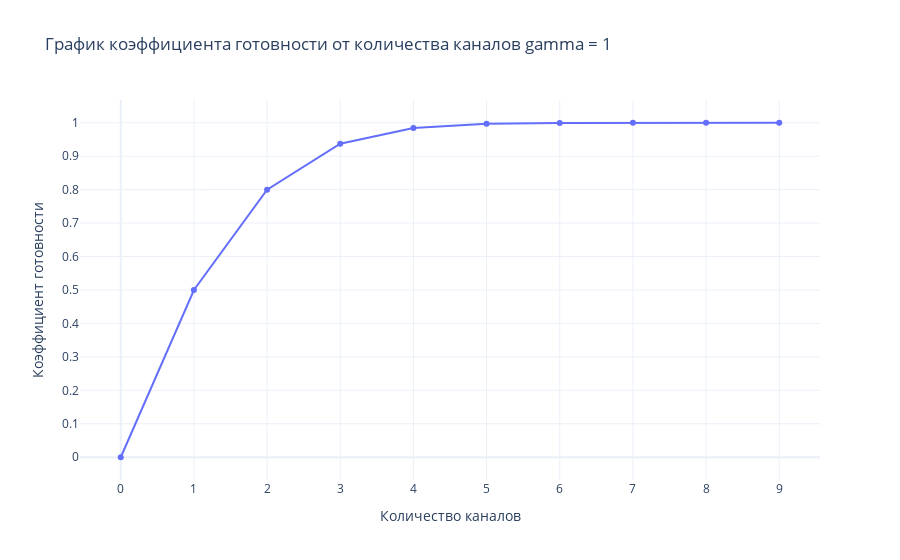

Source (notebook cell):
### Markdown cell above
Гистограмма плотностей относительных частот разных распределений

### Code cell
l2mu_coef31 = 1
chanels_series = pd.Series(np.arange(0, 10, 1))
fig = go.Figure()
fig.add_trace(
    go.Scatter(x=chanels_series,
           y=chanels_series.apply(readines_multiple, gamma_coef=1), name='Коэффициент готовности',
          )
)
fig.update_layout(
    title="График коэффициента готовности от количества каналов gamma = 1",
    xaxis_title="Количество каналов",
    yaxis_title="Коэффициент готовности",
    template="plotly_white",
    xaxis=dict(
        dtick=1  # шаг по оси X
    ),
    yaxis=dict(
        dtick=0.1  # шаг по оси Y
    ),
)
fig.show()

### Figure 1 — Plotly figure (JSON) as saved in the notebook; plotly's stock layout.template omitted (floating-point values rounded to 4 significant figures)
{"data": [{"name": "Коэффициент готовности", "type": "scatter", "x": [0, 1, 2, 3, 4, 5, 6, 7, 8, 9], "y": [0.0, 0.5, 0.8, 0.9375, 0.9846, 0.9969, 0.9995, 0.9999, 1.0, 1.0]}], "layout": {"title": {"text": "График коэффициента готовности от количества каналов gamma = 1"}, "xaxis": {"dtick": 1, "title": {"text": "Количество каналов"}}, "yaxis": {"dtick": 0.1, "title": {"text": "Коэффициент готовности"}}}}
